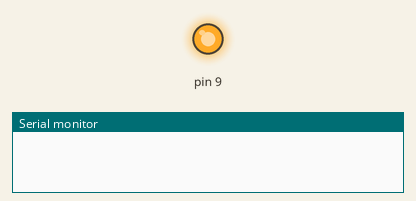
Simulated run of this sketch. Board: Arduino Uno, built with avr-gcc and run on an emulated ATmega328P. Shown: output pins drawn as LEDs (lit = HIGH), the last lines printed to the serial monitor. The modem accepts every AT command (registered, SIM ready, sends succeed) and sends nothing else. At 46.1 s the program stops and its outputs stay as they are.

Above: at 1.1 s.
At 40.2 s:
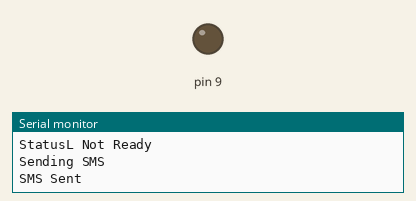
Timing chart, 0 to 42.6 s (numbered marks = the images above):
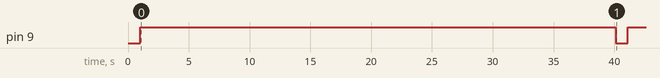

Measured:
- by itself, pin 9: HIGH → LOW at 40.1 s, → HIGH 1.0 s later

The sketch:

test_gsm3.ino
```cpp
#include <SoftwareSerial.h>
SoftwareSerial SIM900(10, 11);

void setup()
{
  pinMode(9,OUTPUT);
  Serial.begin(9600);
  SIM900.begin(9600);

  SIM900power();
  delay(20000);  // give time to log on to network.
}

void SIM900power()
// software equivalent of pressing the GSM shield "power" button
{
  digitalWrite(9, LOW);
  delay(1000);
  digitalWrite(9, HIGH);
  delay(5000);
}

void sendSMS()
{
  SIM900.print("AT+CMGF=1\r");                                                        // AT command to send SMS message
  delay(1000);
//  SIM900.print("AT+CMGS=");  // recipient's mobile number, in international format
//  SIM900.print('"');
//  SIM900.print("+639056814564");
//  SIM900.println('"');
//  SIM900.println("\r");
  SIM900.println("AT+CMGS=\"+639056814564\"\r");
  delay(1000);
  SIM900.println("Hello, world. This is a text message from an Arduino Uno.");        // message to send
  delay(1000);
  SIM900.println((char)26);                       // End AT command with a ^Z, ASCII code 26
  delay(1000);
  SIM900.println();
  Serial.println("Sending SMS");
  delay(10000);  // give module time to send SMS
  Serial.println("SMS Sent");
  SIM900power();                                   // turn off module
}

void loop()
{
    if(SIM900.available())
  {
    Serial.println("StatusL Ready");
  }
  else
  {
    Serial.println("StatusL Not Ready");
  }
  sendSMS();
  do {} while (1);
}
```
